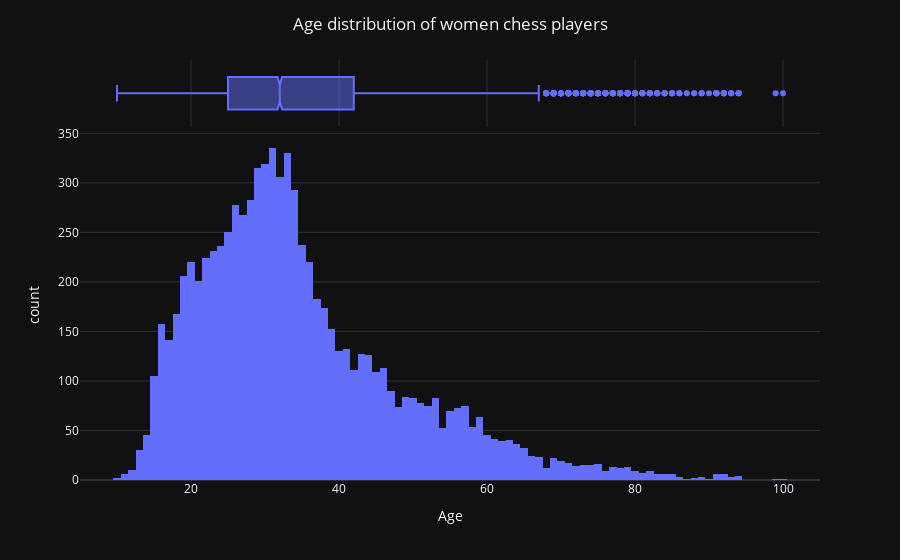

This figure's notebook cell:
### Markdown cell above
From the plot above, we see that China has the highest number of Grand masters with 7 followed by Russia with 6 GMs. Russia however leads the number of IMs with 15 followed by Georgia with 9 IMs.

## c) Age

Let us check the distribution of the ages of the various chess players.

### Code cell
fig4=px.histogram(df,x='Age',marginal='box')
fig4.update_layout(template='plotly_dark',title='Age distribution of women chess players',title_x=0.5)

### Figure 1 — Plotly figure (JSON) as saved in the notebook; plotly's stock layout.template omitted (floating-point values rounded to 4 significant figures; data arrays with more than 128 entries replaced by an {"elided": "..."} marker saying what was removed)
{"data": [{"alignmentgroup": "True", "bingroup": "x", "hovertemplate": "Age=%{x}<br>count=%{y}<extra></extra>", "legendgroup": "", "marker": {"color": "#636efa"}, "name": "", "offsetgroup": "", "orientation": "v", "showlegend": false, "type": "histogram", "x": {"elided": "8553 int values"}, "xaxis": "x", "yaxis": "y"}, {"alignmentgroup": "True", "hovertemplate": "Age=%{x}<extra></extra>", "legendgroup": "", "marker": {"color": "#636efa"}, "name": "", "notched": true, "offsetgroup": "", "showlegend": false, "type": "box", "x": {"elided": "8553 int values"}, "xaxis": "x2", "yaxis": "y2"}], "layout": {"barmode": "relative", "legend": {"tracegroupgap": 0}, "margin": {"t": 60}, "title": {"text": "Age distribution of women chess players", "x": 0.5}, "xaxis": {"anchor": "y", "domain": [0, 1], "title": {"text": "Age"}}, "xaxis2": {"anchor": "y2", "domain": [0, 1], "matches": "x", "showgrid": true, "showticklabels": false}, "yaxis": {"anchor": "x", "domain": [0, 0.8316], "title": {"text": "count"}}, "yaxis2": {"anchor": "x2", "domain": [0.8416, 1], "matches": "y2", "showgrid": false, "showline": false, "showticklabels": false, "ticks": ""}}}
